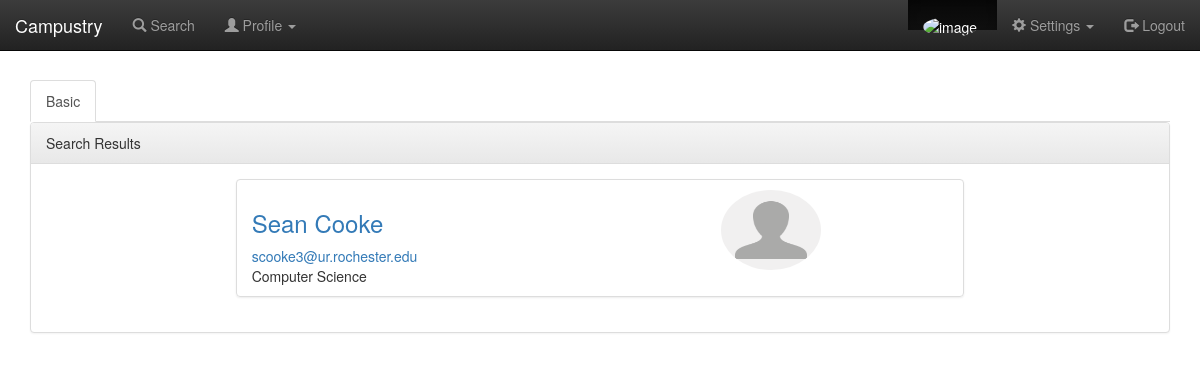
The page /searchResults.php?typeahead=Sean on the database its author committed.
### tables this page shows
CREATE TABLE UsersProfile
(
	UserID int NOT NULL,
	Dept varchar(100),
	GradLevel varchar(100),
	Image varchar(100),
	Contact varchar(100),
	Course varchar(100),
	Skill varchar(100),
	Project varchar(100),
	Research varchar(100),
	Hobby varchar(100),
	FacebookUrl varchar(100),
	LinkedinUrl varchar(100),
	TwitterUrl varchar(100),
	Active boolean not null default 1,
	FOREIGN KEY (UserID) REFERENCES Users(UserID)
);

CREATE TABLE Users
(
	UserID int NOT NULL AUTO_INCREMENT,
	FirstName varchar(20) NOT NULL,
	LastName varchar(20),
	EMail varchar(255),
	PWD varchar(255),
	PRIMARY KEY (UserID)
);

### searchResults.php (the view, shortened to what this page needs)
<!DOCTYPE html>
<html lang="en">
<head>
	<link rel="stylesheet" href="https://maxcdn.bootstrapcdn.com/bootstrap/3.2.0/css/bootstrap.min.css">
	<link rel="stylesheet" href="https://maxcdn.bootstrapcdn.com/bootstrap/3.2.0/css/bootstrap-theme.min.css">
	<link rel="stylesheet" href="/css/typeahead.css">
</head>
<body background="images/bg7.jpg">
	<?php
	require 'includes/header.php';
	require_once 'db_conn.php';
	?>
	<br><br><br><br>
	<div class="container">
		<ul class="nav nav-tabs">
			<li class="active"><a href="search.php">Basic</a></li>
</ul>
<div class="panel panel-default">
	<div class="panel-heading">Search Results</div>
	<div class="panel-body">
		<div class="row">
			<div class="col-sm-2"></div>
			<div class="col-sm-8">
				<ul class="list-group">
					<?php
					$query = $_GET['typeahead'];
					$query_sql = "SELECT U.UserId, U.FirstName, U.LastName, U.EMail, P.Dept, P.Image
					FROM Users U Left Join UsersProfile P
					ON U.UserID = P.UserID
					WHERE P.Active=1 AND (U.FirstName like '%$query%'
						or U.LastName like '%$query%'
						or CONCAT(U.FirstName, ' ', U.LastName) like '%$query%'
						or U.EMail like '%$query%'
						or P.Dept like '%$query%'
						or P.GradLevel like '%$query%'
						or P.Contact like '%$query%'
						or P.Course like '%$query%'
						or P.Skill like '%$query%'
						or P.Project like '%$query%'
						or P.Research like '%$query%'
						or P.Hobby like '%$query%')";
$query_result = mysql_query($query_sql, $conn);
while($query_row = mysql_fetch_array($query_result, MYSQL_ASSOC)){
	$profileImage = $query_row['Image'];
	echo "<li class='list-group-item'>
	<div class='row'>
		<img src='$profileImage' class='img-circle' alt='Cinque Terre' width='100' height='80'>
		<div class='col-sm-8'>
			<a href='viewProfile.php?userId=".$query_row['UserId']."'><h3>".$query_row['FirstName']." ".$query_row['LastName']."</h3></a><a href='mailto:".$query_row['EMail']."'>".$query_row['EMail']."</a><br>".$query_row['Dept']."
		</div>
	</li>";
}
?>
</ul></div>
<div class="col-sm-2"></div></div>
</div>
</div>
</div>
</body>
</html>

### rows shown on the page
usersprofile: Image (placeholder picture), UserID.FirstName "Sean", UserID.LastName "Cooke", UserID.EMail "scooke3@ur.rochester.edu", Dept "Computer Science"
